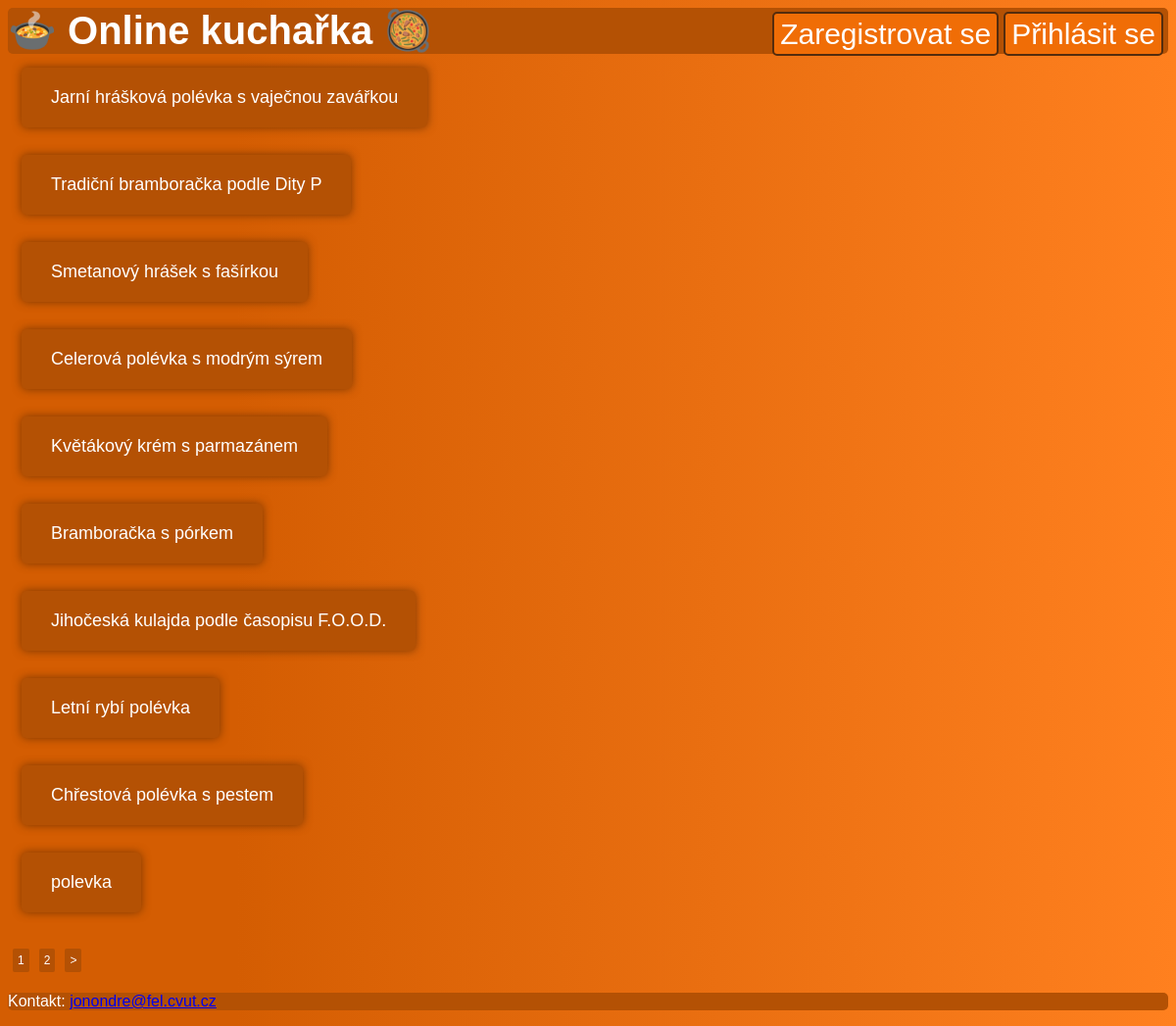
/main/kucharka.php?category=1, run on the app's committed database.
### tables this page shows
CREATE TABLE `recipes` (
  `name` varchar(255) NOT NULL,
  `ingredients` text NOT NULL,
  `process` text NOT NULL,
  `author` varchar(50) NOT NULL,
  `created` date NOT NULL,
  `id` int(11) NOT NULL
);

### main/show_recipes.php (the view, shortened to what this page needs)
<?php
function getRecipesFromCategory($categoryID, $limit, $offset){
    $conn = connectDB();
    $stmt = $conn->prepare("SELECT recipes.*
    FROM recipes JOIN recipe_category ON recipes.id = recipe_category.recipe_id
    WHERE recipe_category.category_id = ? LIMIT ? OFFSET ?");
    $stmt->bind_param("iii", $categoryID, $limit, $offset);
    $stmt->execute();
    $result = $stmt->get_result();
    $recipes = [];
    while ($row = $result->fetch_assoc()) {
        $recipes[] = $row;
    }
    return $recipes;
}
function showRecipeCard($recipe){
    echo "<a class='a-btn' href='kucharka.php?recipe=" . $recipe['id'] . "'>" . $recipe['name'] . "";
    echo "</a> <br>";
}
function showPagesButtons($total_pages_count, $page, $categoryID){
    echo "<br>";
    echo "<a class='page-btn' href='kucharka.php?category=" . $categoryID . "&page=" . $page . "'>" . $page . "</a>";
    for ($i = 1; $i <= 3; $i++) {
        $next_page = $page + $i;
        if($next_page <= $total_pages_count){
            echo "<a class='page-btn' href='kucharka.php?category=" . $categoryID . "&page=" . $next_page . "'>" . $next_page . "</a>";
        }
    }
    if($page < $total_pages_count){
        $next = $page + 1;
        echo "<a class='page-btn' href='kucharka.php?category=" . $categoryID . "&page=" . $next . "'> > </a>";
    }
}
function getTotalRecipesInCategory($categoryID){
    $conn = connectDB();
    $stmt = $conn->prepare("
        SELECT COUNT(*) as total
        FROM recipe_category
        WHERE category_id = ?
    ");
    $stmt->bind_param("i", $categoryID);
    $stmt->execute();
    $result = $stmt->get_result();
    $row = $result->fetch_assoc();
    return $row['total'];
}
function showRecipesPage($page, $categoryID){
    $offset = ($page - 1) * 10;
    $recipes = getRecipesFromCategory($categoryID, 10, $offset);
    foreach($recipes as $recipe){
        showRecipeCard($recipe);
    }
    $total_recipes_in_category = getTotalRecipesInCategory($categoryID);
    $total_pages_count = ceil($total_recipes_in_category / 10);
    showPagesButtons($total_pages_count, $page, $categoryID);
}

### main/kucharka.php (shortened to what this page needs)
<?php
include "show_recipes.php";
?>
<!DOCTYPE html>
<html>
<head>
   <link rel="stylesheet" href="style.css">
</head>
<body>
  <header>
    <a href="kucharka.php" id="title">
      <h1> 🍲 Online kuchařka 🥘 </h1>
    </a>
    <?php
      if(!isset($_SESSION["username"])){
        echo '<button onclick="location.href = \'prihlaseni.php\';" type="button" class="prihlasovani">Přihlásit se</button>';
        echo '<button onclick="location.href = \'registrace.php\';" type="button" class="prihlasovani"> Zaregistrovat se</button>';
      }
      else{
        echo '<button onclick="location.href = \'logout.php\';" type="button" class="prihlasovani"> Odhlásit se</button>';
        echo '<button onclick="location.href = \'tvorba_receptu.php\';" type="button" class="prihlasovani"> Přidat recept</button>';
      }
    ?>
  </header>
  <main>
    <?php
      if(!isset($_GET["category"]) && !isset($_GET["recipe"])){
        echo "<h2>Kategorie jídel:</h2>";
        echo '<article class="kategorie">';
        createMenuButtons();
        echo "</article>";
      }
      else if(isset($_GET["category"])){
        $categoryID = $_GET["category"];
        if(!isset($_GET["page"])){
          showRecipesPage(1, $categoryID);
        }
        else{
          $page = $_GET["page"];
          showRecipesPage($page, $categoryID);
        }
      }
      else if(isset($_GET["recipe"])){
        $recipe = $_GET["recipe"];
        showRecipe($recipe);
      }
    ?>
  </main>
  <footer>
    <p>Kontakt:
      <a href="mailto:jonondre@fel.cvut.cz">jonondre@fel.cvut.cz</a>
    </p>
  </footer>
</body>
</html>

### main/style.css (style rules this page uses)
body { background: linear-gradient(90deg, #d45d02 20%, #ff801f); color: white; font-family: sans-serif; }
h1 { font-size: 40px; }
header { background: #b45104; color: white; border-radius: 5px; width: 100%; }
.prihlasovani, h1 { display: inline; }
.prihlasovani { color: white; background-color: #f06d06; font-size: 30px; border-radius: 5px; float: right; margin: 4px 5px 5px 0; font-family: sans-serif;; height: 45px; border: 2px solid #542c0d; }
#title:link { text-decoration: none; color: white; }
footer { background: #b45104; color: white; border-radius: 5px; bottom: 0; width: 100%; margin: 0; }
::placeholder { color: rgba(236, 236, 236, 0.6); }
.a-btn { display: inline-block; padding: 20px 30px; background-color: #b45104; color: white; text-decoration: none; text-align: center; border-radius: 5px; margin-left: 14px; margin-top: 14px; margin-bottom: 14px; margin-right: 14px; box-shadow: 0 0 10px 0 rgba(100, 45, 3, 0.8); font-family: sans-serif; font-size: 18px; }
.page-btn { display: inline-block; padding: 5px 5px; background-color: #b45104; color: white; text-decoration: none; text-align: center; border-radius: 2px; margin-left: 5px; margin-top: 5px; margin-bottom: 5px; margin-right: 5px; font-family: sans-serif; font-size: 12px; }

### data on the page
recipes: name "Jarní hrášková polévka s vaječnou zavářkou"
recipes: name "Tradiční bramboračka podle Dity P"
recipes: name "Smetanový hrášek s fašírkou"
recipes: name "Celerová polévka s modrým sýrem"
recipes: name "Květákový krém s parmazánem"
recipes: name "Bramboračka s pórkem"
recipes: name "Jihočeská kulajda podle časopisu F.O.O.D."
recipes: name "Letní rybí polévka"
recipes: name "Chřestová polévka s pestem"
recipes: name "polevka"

### other printed values
$page "1"
$next_page "2"
